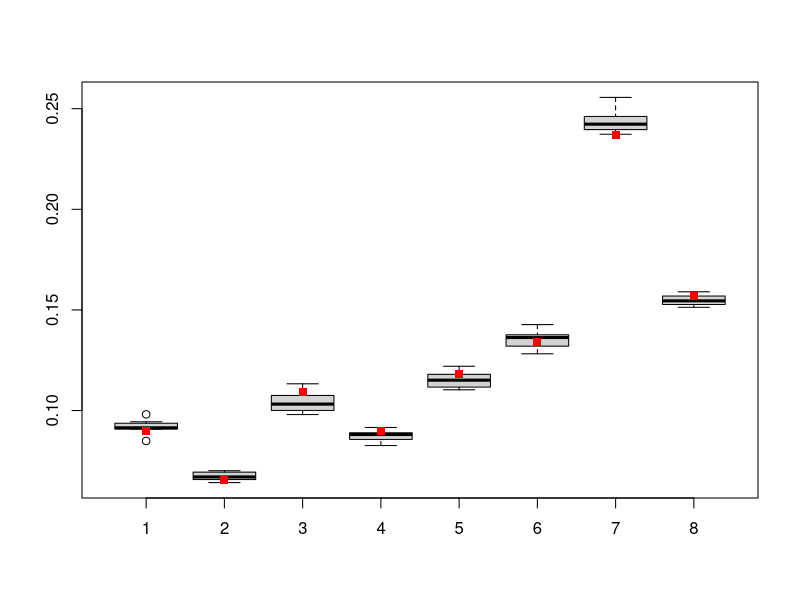

Generate this figure with R:
## ---- chunk 1
library(expm)
library(MASS)
## ---- chunk 2
num.states <- 8

t1 <- runif(num.states)
t1 <- t1/sum(t1)

round(t1,3)
## ---- chunk 3
P <- matrix(runif(num.states^2), nrow = num.states)
P <- P/rowSums(P)
round(P,3)
## ---- chunk 4
current.state <- 1
num.steps <- 10000
visits1 <- rep(0, num.states)

for (i in 1:num.steps){

  visits1[current.state] <- visits1[current.state] + 1
  current.state <- sample(1:num.states, 1, prob = P[current.state,])
    
}

round(visits1/sum(visits1),3)

## ---- chunk 5
visits2    <- matrix(0, nrow=num.states-1, ncol=num.states)
num.steps <- 10000

for (j in 1:(num.states-1)){
  current.state <- j
  
  for (i in 1:num.steps){

    visits2[j, current.state] <- visits2[j, current.state] + 1
    current.state <- sample(1:num.states, 1, prob = P[current.state,])
    
  }
  
}

round(visits2/rowSums(visits2),3)

## ---- chunk 6

boxplot(visits2/rowSums(visits2))
points(visits1/sum(visits1), col = "red", cex = 8, pch = ".")
## ---- chunk 7
round(P %^% 100,3)

## ---- chunk 8

e    <- eigen(P)
lvec <- MASS::ginv(e$vectors)

round(as.numeric(lvec[1,]/sum(lvec[1,])),3)
